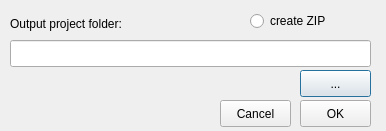
<?xml version="1.0" encoding="UTF-8"?>
<ui version="4.0">
 <class>relocatorDialogBase</class>
 <widget class="QDialog" name="relocatorDialogBase">
  <property name="geometry">
   <rect>
    <x>0</x>
    <y>0</y>
    <width>386</width>
    <height>131</height>
   </rect>
  </property>
  <property name="windowTitle">
   <string>relocator</string>
  </property>
  <widget class="QPushButton" name="pushButton_3">
   <property name="geometry">
    <rect>
     <x>300</x>
     <y>70</y>
     <width>71</width>
     <height>27</height>
    </rect>
   </property>
   <property name="text">
    <string>...</string>
   </property>
  </widget>
  <widget class="QRadioButton" name="radioButton">
   <property name="geometry">
    <rect>
     <x>250</x>
     <y>10</y>
     <width>116</width>
     <height>22</height>
    </rect>
   </property>
   <property name="text">
    <string>create ZIP</string>
   </property>
  </widget>
  <widget class="QLabel" name="label_4">
   <property name="geometry">
    <rect>
     <x>10</x>
     <y>10</y>
     <width>148</width>
     <height>27</height>
    </rect>
   </property>
   <property name="font">
    <font>
     <family>Ubuntu</family>
     <weight>50</weight>
     <bold>false</bold>
    </font>
   </property>
   <property name="text">
    <string>Output project folder:</string>
   </property>
  </widget>
  <widget class="QPushButton" name="cancelButton">
   <property name="geometry">
    <rect>
     <x>220</x>
     <y>100</y>
     <width>71</width>
     <height>27</height>
    </rect>
   </property>
   <property name="text">
    <string>Cancel</string>
   </property>
  </widget>
  <widget class="QLineEdit" name="relocate_path">
   <property name="geometry">
    <rect>
     <x>10</x>
     <y>40</y>
     <width>361</width>
     <height>27</height>
    </rect>
   </property>
  </widget>
  <widget class="QPushButton" name="okButton">
   <property name="geometry">
    <rect>
     <x>300</x>
     <y>100</y>
     <width>71</width>
     <height>27</height>
    </rect>
   </property>
   <property name="text">
    <string>OK</string>
   </property>
  </widget>
 </widget>
 <resources/>
 <connections/>
</ui>
